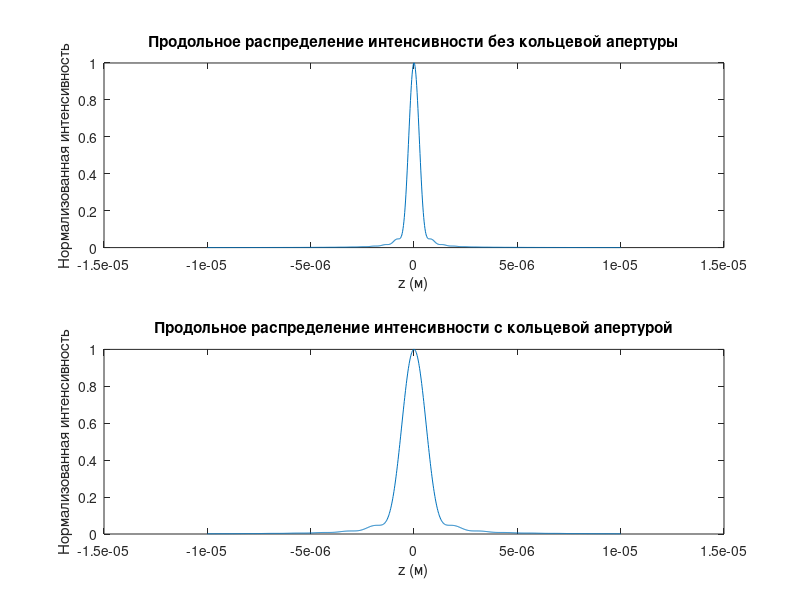

Here is the MATLAB script that generated this plot:
clc; close all; clear all;

% Параметры
lambda = 0.532e-6; % длина волны
n = 1; % показатель преломления
NA = 0.9; % числовая апертура
alpha_min = 0.9 * NA; % минимальный угол для кольцевой апертуры
z = linspace(-10e-6, 10e-6, 1000); % диапазон значений z

% Функции для интегрирования
E_field = @(rho, z) (2 * pi / lambda) .* rho .* exp(-1i .* (2 * pi / lambda) .* n .* z .* sqrt(1 - (rho / NA).^2));
E_field_ring = @(rho, z) (2 * pi / lambda) .* rho .* exp(-1i .* (2 * pi / lambda) .* n .* z .* sqrt(1 - (rho / NA).^2)) .* (rho >= alpha_min);

% Расчет интенсивности для полной и кольцевой апертуры
I_full = arrayfun(@(z) abs(integral(@(rho) E_field(rho, z), 0, NA))^2, z);
I_ring = arrayfun(@(z) abs(integral(@(rho) E_field_ring(rho, z), 0, NA))^2, z);

% Нормализация интенсивности
I_full_norm = I_full / max(I_full);
I_ring_norm = I_ring / max(I_ring);

% Визуализация
subplot(2, 1, 1);
plot(z, I_full_norm);
title('Продольное распределение интенсивности без кольцевой апертуры');
xlabel('z (м)');
ylabel('Нормализованная интенсивность');

subplot(2, 1, 2);
plot(z, I_ring_norm);
title('Продольное распределение интенсивности с кольцевой апертурой');
xlabel('z (м)');
ylabel('Нормализованная интенсивность');
